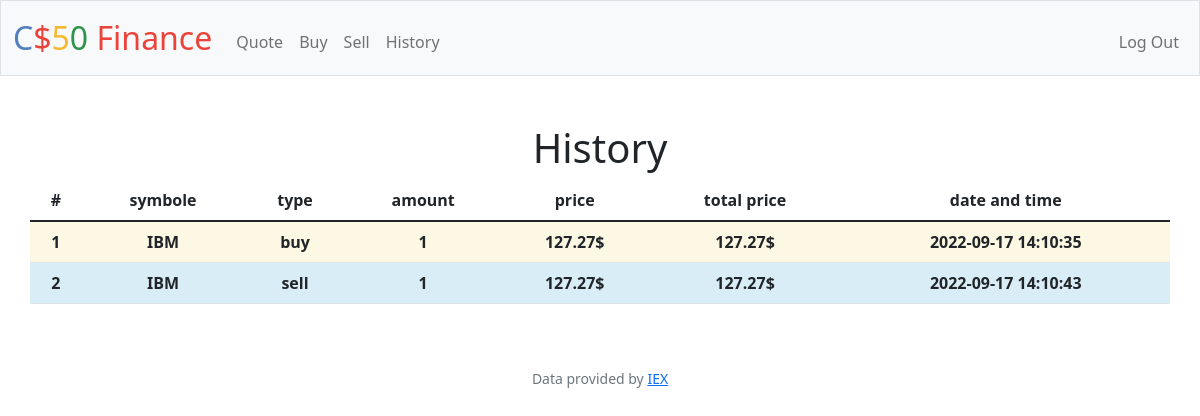
Page /history (signed in) on the earlier database version.
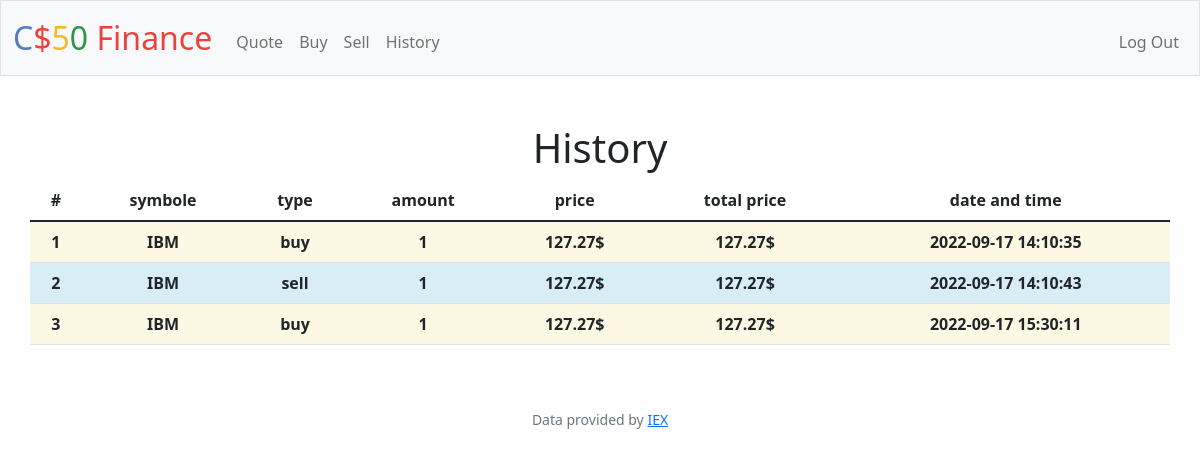
Same page on the later database version.
### tables this page shows
CREATE TABLE history (
id INTEGER PRIMARY KEY AUTOINCREMENT NOT NULL,
users_id INTEGER NOT NULL,
symbole TEXT NOT NULL,
amount INTEGER NOT NULL,
price FLOAT NOT NULL,
total_price FLOAT NOT NULL,
type TEXT NOT NULL,
date DATETIME NOT NULL
);

### app.py (the view)
@app.route("/history")
@login_required
def history():
    history = db.execute("SELECT symbole, amount, price, total_price, type, date FROM history WHERE users_id = ?", session["user_id"])
    i = int(0)
    history_with_counter = []
    for history_part in history:
        i += 1
        history_part["counter"] = i
        history_with_counter.append(history_part)
    return render_template("history.html", history = history_with_counter)

### app.py (called while the page is built)
@app.after_request
def after_request(response):
    response.headers["Cache-Control"] = "no-cache, no-store, must-revalidate"
    response.headers["Expires"] = 0
    response.headers["Pragma"] = "no-cache"
    return response

### helpers.py (called while the page is built)
def login_required(f):
    @wraps(f)
    def decorated_function(*args, **kwargs):
        if session.get("user_id") is None:
            return redirect("/login")
        return f(*args, **kwargs)
    return decorated_function

### templates/history.html (shortened to what this page needs)
{% extends "layout.html" %}
{% block main %}
<h1>History</h1>
<table class="container table">
    <thead>
        <tr>
            <th scope="col">#</th>
            <th scope="col">symbole</th>
            <th scope="col">type</th>
            <th scope="col">amount</th>
            <th scope="col">price</th>
            <th scope="col">total price</th>
            <th scope="col">date and time</th>
        </tr>
    </thead>
    <tbody>
        {% for history_part in history %}
            {% if history_part["type"] == "sell" %}
                <tr style="background-color:#d9edf7">
                    <th>{{ history_part["counter"] }}</th>
                    <th>{{ history_part["symbole"] }}</th>
                    <th>{{ history_part["type"] }}</th>
                    <th>{{ history_part["amount"] }}</th>
                    <th>{{ history_part["price"] }}$</th>
                    <th>{{ history_part["total_price"] }}$</th>
                    <th>{{ history_part["date"] }}</th>
                </tr>
            {% endif %}
            {% if history_part["type"] == "buy" %}
                <tr style="background-color:#fcf8e3">
                    <th>{{ history_part["counter"] }}</th>
                    <th>{{ history_part["symbole"] }}</th>
                    <th>{{ history_part["type"] }}</th>
                    <th>{{ history_part["amount"] }}</th>
                    <th>{{ history_part["price"] }}$</th>
                    <th>{{ history_part["total_price"] }}$</th>
                    <th>{{ history_part["date"] }}</th>
                </tr>
            {% endif %}
        {% endfor %}
    </tbody>
</table>
{% endblock %}

### templates/layout.html (shortened to what this page needs)
<!DOCTYPE html>
<html lang="en">
    <head>
        <link href="https://cdn.jsdelivr.net/npm/bootstrap@5.1.3/dist/css/bootstrap.min.css" rel="stylesheet">
        <link href="/static/styles.css" rel="stylesheet">
    </head>
    <body>
        <nav class="bg-light border navbar navbar-expand-md navbar-light">
            <div class="container-fluid">
                <a class="navbar-brand" href="/"><span class="blue">C</span><span class="red">$</span><span class="yellow">5</span><span class="green">0</span> <span class="red">Finance</span></a>
                <div class="collapse navbar-collapse" id="navbar">
                    {% if session["user_id"] %}
                        <ul class="navbar-nav me-auto mt-2">
                            <li class="nav-item"><a class="nav-link" href="/quote">Quote</a></li>
                            <li class="nav-item"><a class="nav-link" href="/buy">Buy</a></li>
                            <li class="nav-item"><a class="nav-link" href="/sell">Sell</a></li>
                            <li class="nav-item"><a class="nav-link" href="/history">History</a></li>
                        </ul>
                        <ul class="navbar-nav ms-auto mt-2">
                            <li class="nav-item"><a class="nav-link" href="/logout">Log Out</a></li>
                        </ul>
                    {% else %}
                        <ul class="navbar-nav ms-auto mt-2">
                            <li class="nav-item"><a class="nav-link" href="/register">Register</a></li>
                            <li class="nav-item"><a class="nav-link" href="/login">Log In</a></li>
                        </ul>
                    {% endif %}
                </div>
            </div>
        </nav>
        <main class="container-fluid py-5 text-center">
            {% block main %}{% endblock %}
        </main>
        <footer class="mb-5 small text-center text-muted">
            Data provided by <a href="https://iexcloud.io/">IEX</a>
        </footer>
    </body>
</html>

### static/styles.css (style rules this page uses)
nav .navbar-brand { font-size: xx-large; }
nav .navbar-brand .blue { color: #537fbe; }
nav .navbar-brand .red { color: #ea433b; }
nav .navbar-brand .yellow { color: #f5b82e; }
nav .navbar-brand .green { color: #2e944b; }

Differences in the rows shown:
added history: counter "3", symbole "IBM", type "buy", amount "1", price "127.27", total_price "127.27", date "2022-09-17 15:30:11"
